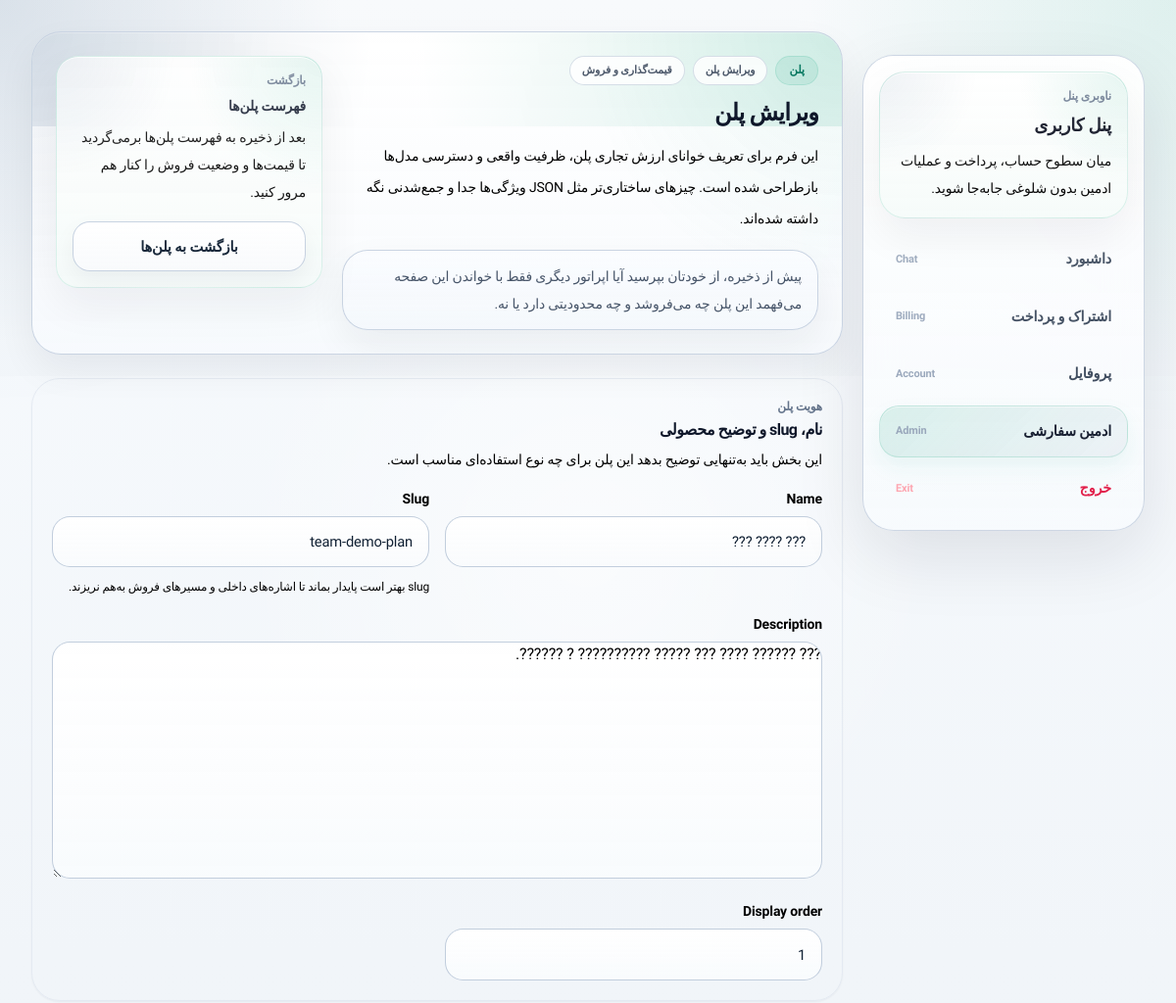
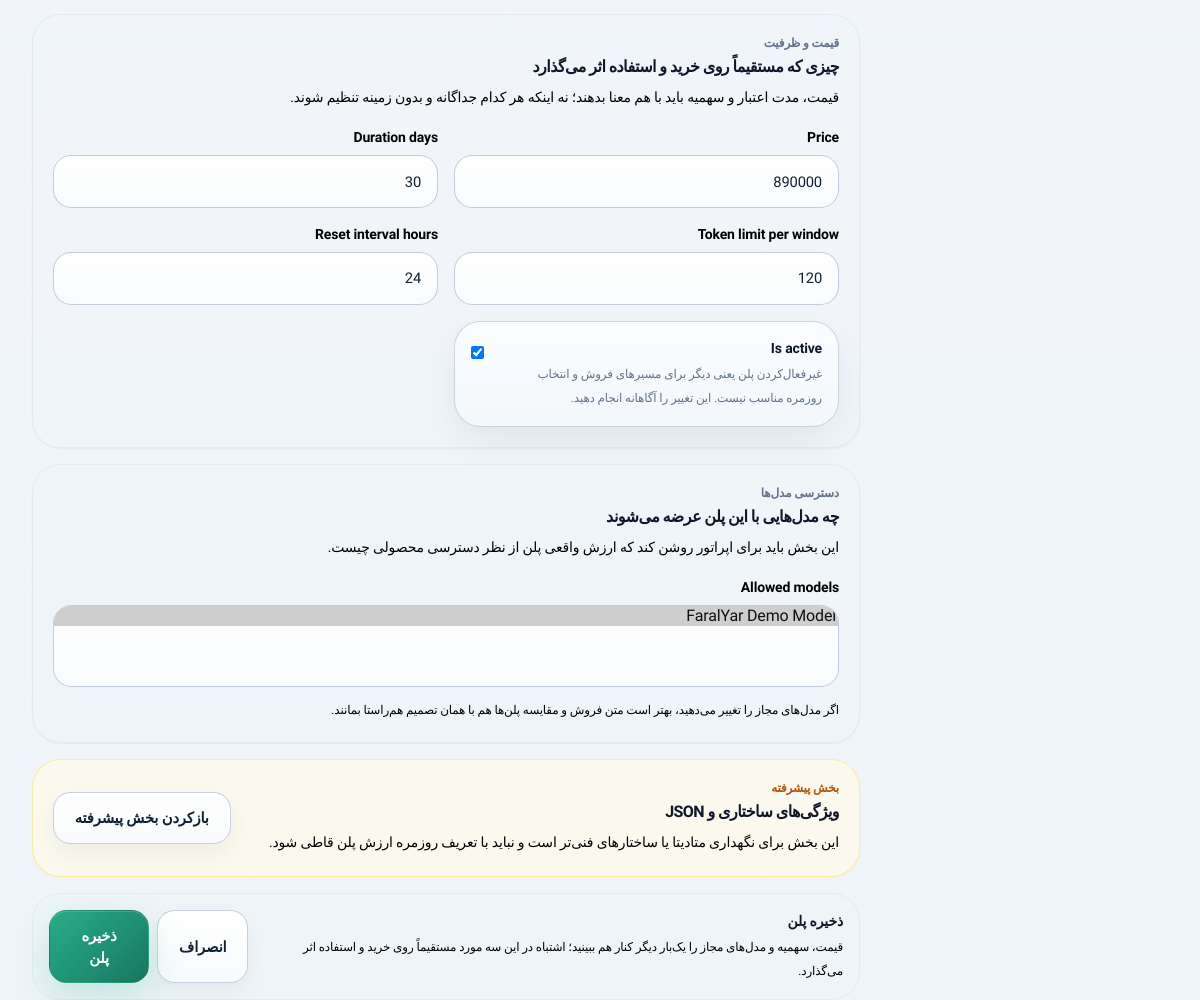
Page /dashboard/admin-panel/plans/1/ (signed in) on the committed database (2 pictures, top to bottom).
### core/models.py (models this page shows, shortened)
class TimeStampedModel(models.Model):
    created_at = models.DateTimeField(auto_now_add=True)
    updated_at = models.DateTimeField(auto_now=True)
    class Meta:
        abstract = True

class TextSnippet(TimeStampedModel):
    group = models.CharField(max_length=80, default="general")
    key = models.SlugField(max_length=160, unique=True)
    title = models.CharField(max_length=160)
    text = models.TextField()
    help_text = models.CharField(max_length=255, blank=True)
    is_active = models.BooleanField(default=True)
    class Meta:
        ordering = ["group", "title"]
        verbose_name = "متن سایت"
        verbose_name_plural = "متن‌های سایت"

### billing/models.py (models this page shows, shortened)
class Plan(TimeStampedModel):
    name = models.CharField(max_length=120)
    slug = models.SlugField(max_length=140, unique=True)
    description = models.TextField(blank=True)
    price = models.DecimalField(max_digits=12, decimal_places=0, default=Decimal("0"))
    duration_days = models.PositiveIntegerField(default=30)
    token_limit_per_window = models.PositiveIntegerField(default=100)
    reset_interval_hours = models.PositiveIntegerField(default=24)
    features = models.JSONField(default=dict, blank=True)
    display_order = models.PositiveIntegerField(default=0)
    is_active = models.BooleanField(default=True)
    allowed_models = models.ManyToManyField(AIModel, blank=True, related_name="plans")
    class Meta:
        ordering = ["display_order", "price"]
        verbose_name = "پلن"
        verbose_name_plural = "پلن‌ها"

### dashboard/views.py (the view)
# urls.py: path("admin-panel/plans/<int:pk>/", views.plan_edit, name="admin_plan_edit"),
@staff_member_required
def plan_edit(request, pk=None):
    instance = get_object_or_404(Plan, pk=pk) if pk else None
    form = PlanForm(request.POST or None, instance=instance)
    if request.method == "POST" and form.is_valid():
        form.save()
        messages.success(request, "پلن با موفقیت ذخیره شد.")
        return redirect("dashboard:admin_plans")
    return render(request, "dashboard/plan_form.html", {"form": form, "instance": instance})

### billing/forms.py
class PlanForm(forms.ModelForm):
    class Meta:
        model = Plan
        fields = [
            "name",
            "slug",
            "description",
            "price",
            "duration_days",
            "token_limit_per_window",
            "reset_interval_hours",
            "features",
            "display_order",
            "is_active",
            "allowed_models",
        ]

### accounts/models.py (called while the page is built)
    def get_session_auth_hash(self):
        key_salt = "accounts.models.User.get_session_auth_hash"
        value = f"{self.password}{self.auth_session_version}"
        return salted_hmac(key_salt, value).hexdigest()

### ai_platform/models.py (called while the page is built)
    def __str__(self):
        return self.name

### core/models.py (called while the page is built)
    @classmethod
    def get_solo(cls):
        setting, _ = cls.objects.get_or_create(pk=1)
        return setting

### core/templatetags/site_text.py (called while the page is built)
@register.simple_tag
def site_text(key, default_text="", title="", group="general", help_text=""):
    snippet, _ = TextSnippet.objects.get_or_create(
        key=key,
        defaults={
            "group": group,
            "title": title or key,
            "text": default_text,
            "help_text": help_text,
        },
    )
    if not snippet.text and default_text:
        snippet.text = default_text
        snippet.save(update_fields=["text", "updated_at"])
    return snippet.text if snippet.is_active else default_text

### faralyar_project/context_processors.py (called while the page is built)
def site_context(request):
    return {
        "site_settings": SiteSetting.get_solo(),
        "theme_choice": request.session.get("theme", "system"),
    }

### templates/dashboard/plan_form.html (shortened to what this page needs)
{% extends 'dashboard/base_dashboard.html' %}
{% block dashboard_content %}
  <div class="space-y-6" x-data="{ advancedOpen: false }">
    {% if instance %}
      {% include 'dashboard/_admin_page_header.html' with admin_badge='پلن' admin_context_label='ویرایش پلن' admin_meta_label='قیمت‌گذاری و فروش' admin_title='ویرایش پلن' admin_intro='این فرم برای تعریف خوانای ارزش تجاری پلن، ظرفیت واقعی و دسترسی مدل‌ها بازطراحی شده است. چیزهای ساختاری‌تر مثل JSON ویژگی‌ها جدا و جمع‌شدنی نگه داشته شده‌اند.' admin_hint='پیش از ذخیره، از خودتان بپرسید آیا اپراتور دیگری فقط با خواندن این صفحه می‌فهمد این پلن چه می‌فروشد و چه محدودیتی دارد یا نه.' admin_side_eyebrow='بازگشت' admin_side_title='فهرست پلن‌ها' admin_side_body='بعد از ذخیره به فهرست پلن‌ها برمی‌گردید تا قیمت‌ها و وضعیت فروش را کنار هم مرور کنید.' admin_secondary_url='/dashboard/admin-panel/plans/' admin_secondary_label='بازگشت به پلن‌ها' %}
    {% endif %}
    <form method="post" class="space-y-4">
      <section class="rounded-[1.8rem] border border-slate-200/80 bg-white/82 p-4 shadow-sm shadow-slate-900/5 dark:border-slate-700/70 dark:bg-slate-900/55 sm:p-5">
        <div class="min-w-0">
          <div class="text-xs font-bold text-slate-500 dark:text-slate-400">هویت پلن</div>
          <h2 class="mt-1 text-base font-black text-slate-900 dark:text-white">نام، slug و توضیح محصولی</h2>
          <p class="mt-1 text-sm leading-7 text-slate-500 dark:text-slate-400">این بخش باید به‌تنهایی توضیح بدهد این پلن برای چه نوع استفاده‌ای مناسب است.</p>
        </div>
        <div class="mt-4 grid gap-4 lg:grid-cols-2">
          {% for field in form %}
            {% if field.name == 'name' or field.name == 'slug' or field.name == 'description' or field.name == 'display_order' %}
              {% if field.name == 'description' %}
                {% include 'dashboard/_admin_form_field.html' with field=field field_class='lg:col-span-2' %}
              {% elif field.name == 'slug' %}
                {% include 'dashboard/_admin_form_field.html' with field=field field_note='slug بهتر است پایدار بماند تا اشاره‌های داخلی و مسیرهای فروش به‌هم نریزند.' %}
              {% else %}
                {% include 'dashboard/_admin_form_field.html' with field=field %}
              {% endif %}
            {% endif %}
          {% endfor %}
        </div>
      </section>
      <section class="rounded-[1.8rem] border border-slate-200/80 bg-white/82 p-4 shadow-sm shadow-slate-900/5 dark:border-slate-700/70 dark:bg-slate-900/55 sm:p-5">
        <div class="min-w-0">
          <div class="text-xs font-bold text-slate-500 dark:text-slate-400">قیمت و ظرفیت</div>
          <h2 class="mt-1 text-base font-black text-slate-900 dark:text-white">چیزی که مستقیماً روی خرید و استفاده اثر می‌گذارد</h2>
          <p class="mt-1 text-sm leading-7 text-slate-500 dark:text-slate-400">قیمت، مدت اعتبار و سهمیه باید با هم معنا بدهند؛ نه اینکه هر کدام جداگانه و بدون زمینه تنظیم شوند.</p>
        </div>
        <div class="mt-4 grid gap-4 lg:grid-cols-2">
          {% for field in form %}
            {% if field.name == 'price' or field.name == 'duration_days' or field.name == 'token_limit_per_window' or field.name == 'reset_interval_hours' or field.name == 'is_active' %}
              {% if field.name == 'is_active' %}
                {% include 'dashboard/_admin_form_field.html' with field=field field_note='غیرفعال‌کردن پلن یعنی دیگر برای مسیرهای فروش و انتخاب روزمره مناسب نیست. این تغییر را آگاهانه انجام دهید.' %}
              {% else %}
                {% include 'dashboard/_admin_form_field.html' with field=field %}
              {% endif %}
            {% endif %}
          {% endfor %}
        </div>
      </section>
      <section class="rounded-[1.8rem] border border-slate-200/80 bg-white/82 p-4 shadow-sm shadow-slate-900/5 dark:border-slate-700/70 dark:bg-slate-900/55 sm:p-5">
        <div class="min-w-0">
          <div class="text-xs font-bold text-slate-500 dark:text-slate-400">دسترسی مدل‌ها</div>
          <h2 class="mt-1 text-base font-black text-slate-900 dark:text-white">چه مدل‌هایی با این پلن عرضه می‌شوند</h2>
          <p class="mt-1 text-sm leading-7 text-slate-500 dark:text-slate-400">این بخش باید برای اپراتور روشن کند که ارزش واقعی پلن از نظر دسترسی محصولی چیست.</p>
        </div>
        <div class="mt-4 grid gap-4">
          {% for field in form %}
            {% if field.name == 'allowed_models' %}
              {% include 'dashboard/_admin_form_field.html' with field=field field_note='اگر مدل‌های مجاز را تغییر می‌دهید، بهتر است متن فروش و مقایسه پلن‌ها هم با همان تصمیم هم‌راستا بمانند.' %}
            {% endif %}
          {% endfor %}
        </div>
      </section>
      <section class="rounded-[1.8rem] border border-amber-200/80 bg-amber-50/75 p-4 shadow-sm shadow-amber-100/60 dark:border-amber-500/20 dark:bg-amber-500/10 sm:p-5">
        <div class="flex flex-col gap-3 lg:flex-row lg:items-center lg:justify-between">
          <div class="min-w-0">
            <div class="text-xs font-bold text-amber-700 dark:text-amber-300">بخش پیشرفته</div>
            <h2 class="mt-1 text-base font-black text-slate-900 dark:text-white">ویژگی‌های ساختاری و JSON</h2>
            <p class="mt-1 text-sm leading-7 text-amber-800/90 dark:text-amber-100">این بخش برای نگهداری متادیتا یا ساختارهای فنی‌تر است و نباید با تعریف روزمره ارزش پلن قاطی شود.</p>
          </div>
          <button type="button" class="btn-secondary w-full sm:w-auto" @click="advancedOpen = !advancedOpen" :aria-expanded="advancedOpen.toString()">
            <span x-text="advancedOpen ? 'بستن بخش پیشرفته' : 'بازکردن بخش پیشرفته'"></span>
          </button>
        </div>
      </section>
      <div class="rounded-[1.75rem] border border-slate-200/80 bg-slate-50/82 p-4 dark:border-slate-700/70 dark:bg-slate-900/45">
        <div class="flex flex-col gap-3 lg:flex-row lg:items-center lg:justify-between">
          <div class="min-w-0">
            <div class="text-sm font-black text-slate-900 dark:text-white">ذخیره پلن</div>
            <p class="mt-1 text-xs leading-6 text-slate-500 dark:text-slate-400">قیمت، سهمیه و مدل‌های مجاز را یک‌بار دیگر کنار هم ببینید؛ اشتباه در این سه مورد مستقیماً روی خرید و استفاده اثر می‌گذارد.</p>
          </div>
          <div class="flex flex-col gap-2 sm:flex-row">
            <a href="{% url 'dashboard:admin_plans' %}" class="btn-secondary w-full sm:w-auto">انصراف</a>
            <button class="btn-primary w-full sm:w-auto" type="submit">ذخیره پلن</button>
          </div>
        </div>
      </div>
    </form>
  </div>
{% endblock %}

### templates/dashboard/base_dashboard.html (shortened to what this page needs)
{% extends 'base.html' %}
{% load site_text %}
{% block content %}
  {% with url_name=request.resolver_match.url_name|default:'' %}
    <section class="section-shell pt-6 sm:pt-8">
      <div class="dashboard-shell-grid">
        <aside class="hidden lg:block">
          <div class="dashboard-sidebar">
            <div class="surface-tint px-4 py-4">
              <div class="text-xs font-black text-slate-500 dark:text-slate-400">ناوبری پنل</div>
              <div class="mt-2 text-lg font-black text-slate-950 dark:text-white">{% site_text 'dashboard.title' 'پنل کاربری' title='عنوان پنل کاربری' group='dashboard' %}</div>
              <p class="mt-2 text-sm leading-7 text-slate-600 dark:text-slate-300">میان سطوح حساب، پرداخت و عملیات ادمین بدون شلوغی جابه‌جا شوید.</p>
            </div>
            <nav class="space-y-1.5">
              <a href="{% url 'ai_platform:chat' %}" class="admin-nav-link {% if request.resolver_match.namespace == 'ai_platform' %}active{% endif %}">{% site_text 'dashboard.nav.home' 'اپ FaralYar' title='داشبورد در ناوبری پنل' group='dashboard' %}<span class="text-[11px] text-slate-400">Chat</span></a>
              <a href="{% url 'ai_platform:billing' %}" class="admin-nav-link ">{% site_text 'dashboard.nav.billing' 'اشتراک و پرداخت' title='اشتراک و پرداخت در ناوبری پنل' group='dashboard' %}<span class="text-[11px] text-slate-400">Billing</span></a>
              <a href="{% url 'dashboard:profile' %}" class="admin-nav-link {% if url_name == 'profile' %}active{% endif %}">{% site_text 'dashboard.nav.profile' 'پروفایل' title='پروفایل در ناوبری پنل' group='dashboard' %}<span class="text-[11px] text-slate-400">Account</span></a>
              {% if request.user.is_staff %}
                <a href="{% url 'dashboard:admin_home' %}" class="admin-nav-link {% if url_name == 'admin_home' or url_name == 'admin_settings' or url_name == 'admin_models' or url_name == 'admin_model_create' or url_name == 'admin_model_edit' or url_name == 'admin_plans' or url_name == 'admin_plan_create' or url_name == 'admin_plan_edit' or url_name == 'admin_texts' or url_name == 'admin_text_create' or url_name == 'admin_text_edit' or url_name == 'admin_transactions' %}active{% endif %}">{% site_text 'dashboard.nav.admin' 'ادمین سفارشی' title='ادمین سفارشی در ناوبری پنل' group='dashboard' %}<span class="text-[11px] text-slate-400">Admin</span></a>
              {% endif %}
              <a href="{% url 'accounts:logout' %}" class="admin-nav-link !text-rose-600 dark:!text-rose-300">{% site_text 'dashboard.nav.logout' 'خروج' title='خروج در ناوبری پنل' group='dashboard' %}<span class="text-[11px] text-rose-300 dark:text-rose-500">Exit</span></a>
            </nav>
          </div>
        </aside>
        <div class="min-w-0">
          {% block dashboard_content %}{% endblock %}
        </div>
      </div>
    </section>
  {% endwith %}
{% endblock %}

### templates/dashboard/_admin_form_field.html (shortened to what this page needs)
<div class="{{ field_class|default:'' }}">
  {% if field.field.widget.input_type == 'checkbox' %}
    <div class="form-field-panel p-4">
      <label class="flex items-start justify-between gap-4">
        <div class="min-w-0">
          <span class="block text-sm font-black text-slate-900 dark:text-white">{{ field.label }}</span>
          {% if field_note %}
            <span class="mt-1 block text-xs leading-6 text-slate-500 dark:text-slate-400">{{ field_note }}</span>
          {% endif %}
        </div>
        <span class="shrink-0 pt-1">{{ field }}</span>
      </label>
    </div>
  {% else %}
    <label class="mb-2 block text-sm font-bold text-slate-900 dark:text-white">{{ field.label }}</label>
    {{ field }}
    {% if field_note %}
      <p class="mt-2 text-xs leading-6 text-slate-500 dark:text-slate-400">{{ field_note }}</p>
    {% endif %}
  {% endif %}
</div>

### rows in the picture
TextSnippet: text+is_active "پنل کاربری"
TextSnippet: text+is_active "داشبورد"
TextSnippet: text+is_active "اشتراک و پرداخت"
TextSnippet: text+is_active "پروفایل"
TextSnippet: text+is_active "ادمین سفارشی"
TextSnippet: text+is_active "خروج"
Plan: form "??? ???? ???" "team-demo-plan" "??? ?????? ???? ??? ????? ?????????? ? ??????." "1" "890000" "30" "120" "24", form "☑"

### other values in the picture
{{ admin_badge }} "پلن"
{{ admin_context_label }} "ویرایش پلن"
{{ admin_meta_label }} "قیمت‌گذاری و فروش"
{{ admin_title }} "ویرایش پلن"
{{ admin_intro }} "این فرم برای تعریف خوانای ارزش تجاری پلن، ظرفیت واقعی و دسترسی مدل‌ها بازطراحی شده است. چیزهای ساختاری‌تر مثل JSON ویژگی‌ها جدا و جمع‌شدنی نگه داشته شده‌اند."
{{ admin_hint }} "پیش از ذخیره، از خودتان بپرسید آیا اپراتور دیگری فقط با خواندن این صفحه می‌فهمد این پلن چه می‌فروشد و چه محدودیتی دارد یا نه."
{{ admin_side_eyebrow }} "بازگشت"
{{ admin_side_title }} "فهرست پلن‌ها"
{{ admin_side_body }} "بعد از ذخیره به فهرست پلن‌ها برمی‌گردید تا قیمت‌ها و وضعیت فروش را کنار هم مرور کنید."
{{ admin_secondary_label }} "بازگشت به پلن‌ها"
{{ field.label }} "Name" "Slug" "Description" "Display order" "Price" "Duration days" "Token limit per window" "Reset interval hours" "Allowed models"
{{ field_note }} "slug بهتر است پایدار بماند تا اشاره‌های داخلی و مسیرهای فروش به‌هم نریزند." "اگر مدل‌های مجاز را تغییر می‌دهید، بهتر است متن فروش و مقایسه پلن‌ها هم با همان تصمیم هم‌راستا بمانند."
{{ field.label }} "Is active"
{{ field_note }} "غیرفعال‌کردن پلن یعنی دیگر برای مسیرهای فروش و انتخاب روزمره مناسب نیست. این تغییر را آگاهانه انجام دهید."
